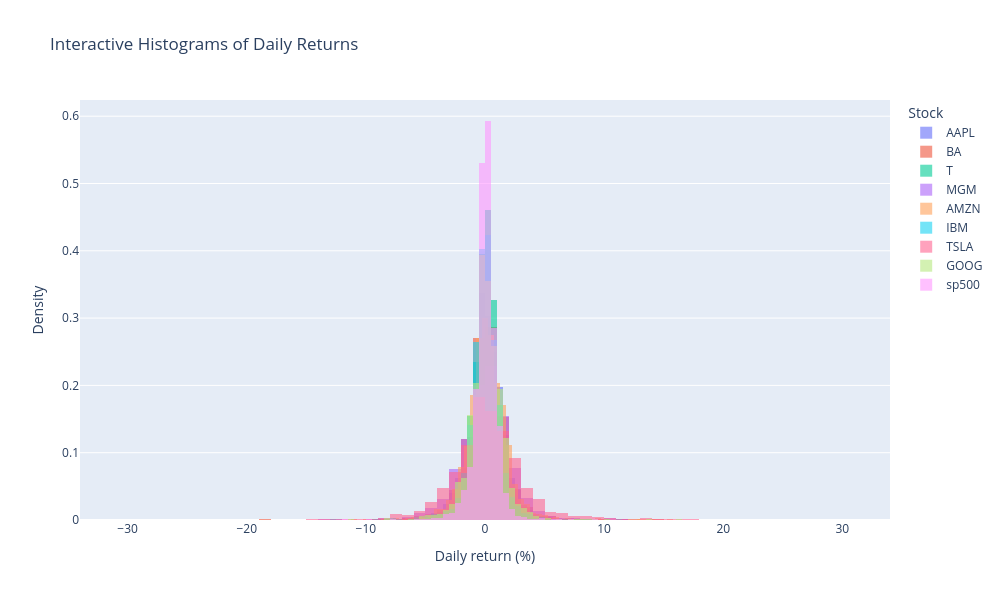

The notebook cell this image was saved under:
### Markdown cell above
### 5.4 Interactive histograms (Plotly)

### Code cell
# Load Plotly's JavaScript once so the chart renders inside the notebook
init_notebook_mode(connected=True)

def plot_interactive_histograms(df_returns):

    cols = [c for c in df_returns.columns if c != "Date"]

    fig = go.Figure()

    for col in cols:
        fig.add_trace(go.Histogram(
            x=df_returns[col],
            name=col,
            opacity=0.6,
            nbinsx=80,
            histnorm="probability density"
        ))

    fig.update_layout(
        barmode="overlay",
        title="Interactive Histograms of Daily Returns",
        xaxis_title="Daily return (%)",
        yaxis_title="Density",
        legend_title="Stock",
        width=1000,
        height=600
    )

    iplot(fig)

plot_interactive_histograms(df_returns)

### Figure 1 — Plotly figure (JSON) as saved in the notebook; plotly's stock layout.template omitted (floating-point values rounded to 4 significant figures; data arrays with more than 128 entries replaced by an {"elided": "..."} marker saying what was removed)
{"data": [{"histnorm": "probability density", "name": "AAPL", "nbinsx": 80, "opacity": 0.6, "type": "histogram", "x": {"elided": "2159 float values"}}, {"histnorm": "probability density", "name": "BA", "nbinsx": 80, "opacity": 0.6, "type": "histogram", "x": {"elided": "2159 float values"}}, {"histnorm": "probability density", "name": "T", "nbinsx": 80, "opacity": 0.6, "type": "histogram", "x": {"elided": "2159 float values"}}, {"histnorm": "probability density", "name": "MGM", "nbinsx": 80, "opacity": 0.6, "type": "histogram", "x": {"elided": "2159 float values"}}, {"histnorm": "probability density", "name": "AMZN", "nbinsx": 80, "opacity": 0.6, "type": "histogram", "x": {"elided": "2159 float values"}}, {"histnorm": "probability density", "name": "IBM", "nbinsx": 80, "opacity": 0.6, "type": "histogram", "x": {"elided": "2159 float values"}}, {"histnorm": "probability density", "name": "TSLA", "nbinsx": 80, "opacity": 0.6, "type": "histogram", "x": {"elided": "2159 float values"}}, {"histnorm": "probability density", "name": "GOOG", "nbinsx": 80, "opacity": 0.6, "type": "histogram", "x": {"elided": "2159 float values"}}, {"histnorm": "probability density", "name": "sp500", "nbinsx": 80, "opacity": 0.6, "type": "histogram", "x": {"elided": "2159 float values"}}], "layout": {"barmode": "overlay", "height": 600, "legend": {"title": {"text": "Stock"}}, "title": {"text": "Interactive Histograms of Daily Returns"}, "width": 1000, "xaxis": {"title": {"text": "Daily return (%)"}}, "yaxis": {"title": {"text": "Density"}}}}
